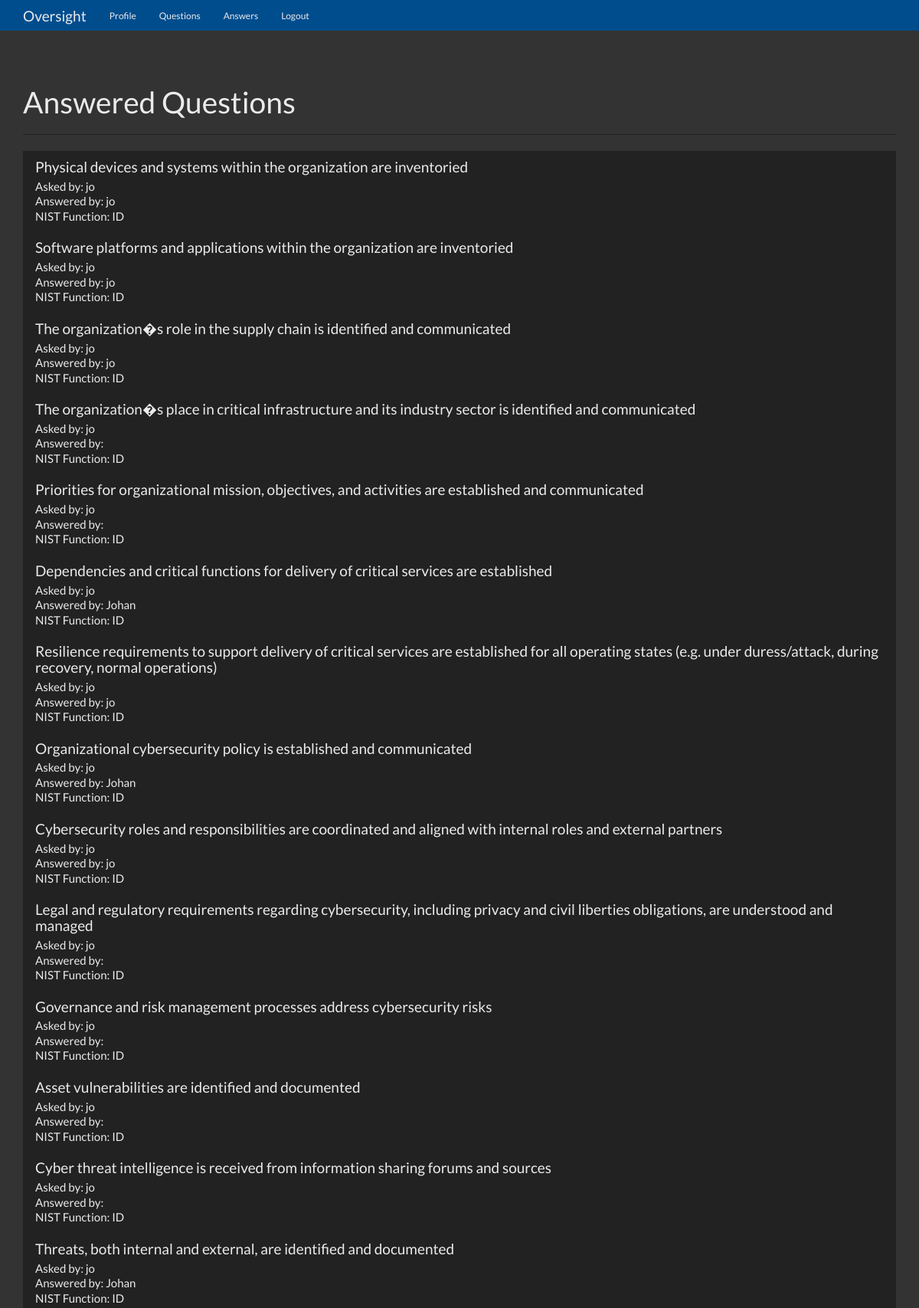
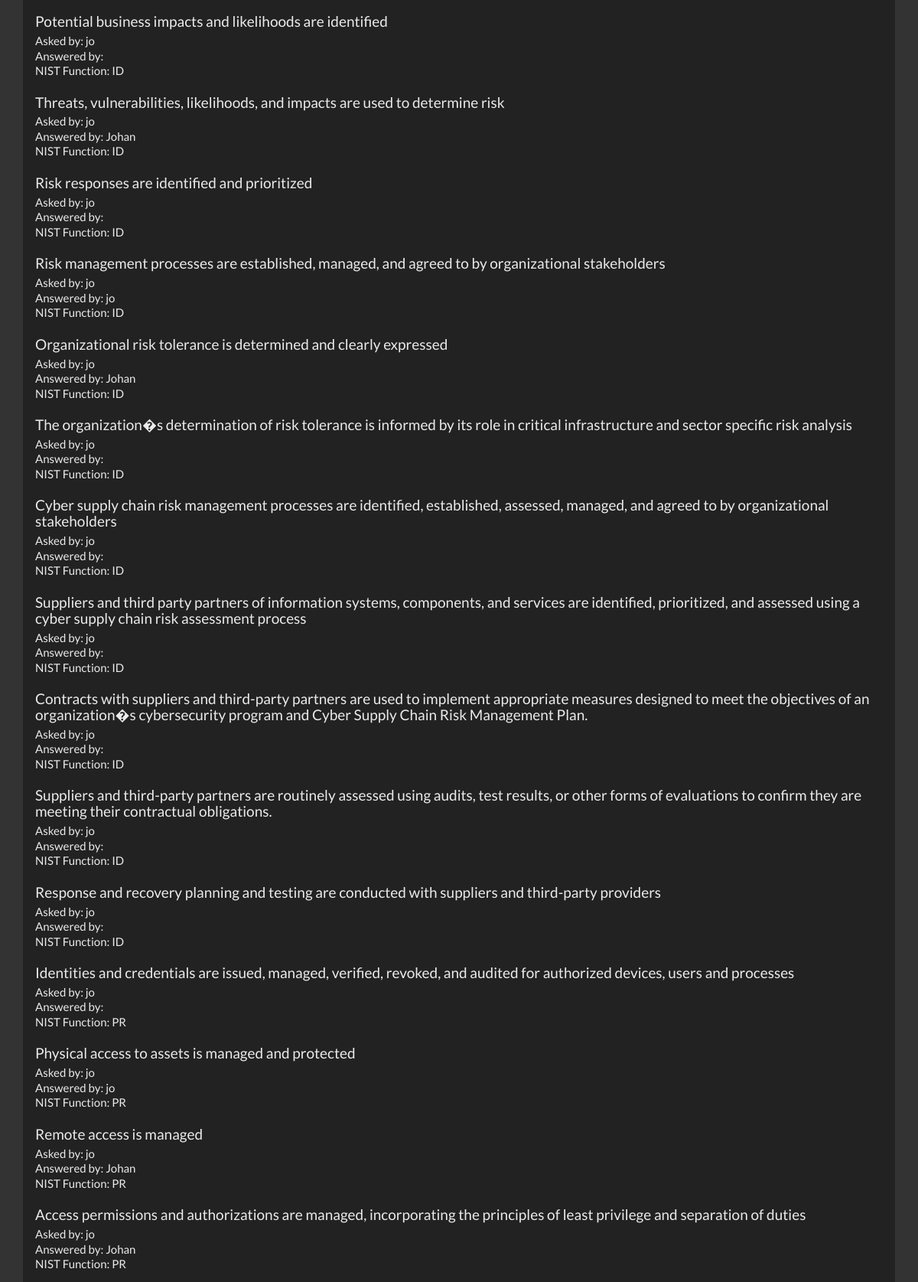
Screenshot of / (signed in, upper part) with the database file from the repository (2 pictures, top to bottom).
### flaskqa/models.py (models this page shows, shortened)
class Question(db.Model):
    id = db.Column(db.Integer, primary_key=True)
    question = db.Column(db.Integer)
    answer = db.Column(db.Integer)
    asked_by_id = db.Column(db.Integer, db.ForeignKey('user.id'))
    expert_id = db.Column(db.Integer, db.ForeignKey('user.id'))
    nist_id = db.Column(db.String)
    nist_function = db.Column(db.String)
    nist_subcategory = db.Column(db.String)
    justification = db.Column(db.Text)

class User(UserMixin, db.Model):
    id = db.Column(db.Integer, primary_key=True)
    name = db.Column(db.String(50))
    password = db.Column(db.String(100))
    expert = db.Column(db.Boolean)
    admin = db.Column(db.Boolean)
    questions_asked = db.relationship(
        'Question',
        foreign_keys='Question.asked_by_id',
        backref='asker',
        lazy=True
    )
    answers_requested = db.relationship(
        'Question',
        foreign_keys='Question.expert_id',
        backref='expert',
        lazy=True
    )
    @property
    def unhashed_password(self):
        raise AttributeError('Cannot view unhashed password!')

### flaskqa/routes/main.py (the view)
@main.route('/')
def index():
    if current_user.is_authenticated:
        questions = Question.query.filter(Question.answer != None).all()
        context = {
            'questions' : questions
        }
        return render_template('home.html', **context)
    else:
        return render_template('landing.html')

### flaskqa/__init__.py (called while the page is built)
def create_app(config_file='settings.py'):
    app = Flask(__name__)
    app.config.from_pyfile(config_file)
    db.init_app(app)
    login_manager.init_app(app)
    login_manager.login_view = 'auth.login'
    @login_manager.user_loader
    def user_loader(user_id):
        return User.query.get(user_id)
    app.register_blueprint(main)
    app.register_blueprint(auth)
    app.cli.add_command(create_tables)
    return app

### flaskqa/templates/home.html (shortened to what this page needs)
{% extends 'base.html' %}
{% block content %}
      <div class="page-header">
        <h1>Answered Questions</h1>
      </div>
      <div class="row">
        <div class="col-lg-12">
          <div class="list-group">
            {% for question in questions %}
              <a href="{{ url_for('main.question', question_id=question.id) }}" class="list-group-item">
                <h4 class="list-group-item-heading">{{ question.question }}</h4>
                <p class="list-group-item-text">Asked by: {{ question.asker.name }}</p>
                <p class="list-group-item-text">Answered by: {{ question.expert.name }}</p>
                <p class="list-group-item-text">NIST Function: {{ question.nist_function }}</p>
              </a>
            {% endfor %}
          </div>
        </div>
      </div>
{% endblock %}

### flaskqa/static/theme.css (style rules this page uses)
body { padding-top: 70px; padding-bottom: 30px; }

### rows the page displays
Question: question "Physical devices and systems within the organization are inventoried", asker.name "jo", expert.name "jo", nist_function "ID"
Question: question "Software platforms and applications within the organization are inventoried", asker.name "jo", expert.name "jo", nist_function "ID"
Question: question "The organization�s role in the supply chain is identified and communicated", asker.name "jo", expert.name "jo", nist_function "ID"
Question: question "The organization�s place in critical infrastructure and its industry sector is identified and communicated", asker.name "jo", nist_function "ID"
Question: question "Priorities for organizational mission, objectives, and activities are established and communicated", asker.name "jo", nist_function "ID"
Question: question "Dependencies and critical functions for delivery of critical services are established", asker.name "jo", expert.name "Johan", nist_function "ID"
Question: question "Resilience requirements to support delivery of critical services are established for all operating states (e.g. under duress/attack, during recovery, normal operations)", asker.name "jo", expert.name "jo", nist_function "ID"
Question: question "Organizational cybersecurity policy is established and communicated", asker.name "jo", expert.name "Johan", nist_function "ID"
Question: question "Cybersecurity roles and responsibilities are coordinated and aligned with internal roles and external partners", asker.name "jo", expert.name "jo", nist_function "ID"
Question: question "Legal and regulatory requirements regarding cybersecurity, including privacy and civil liberties obligations, are understood and managed", asker.name "jo", nist_function "ID"
Question: question "Governance and risk management processes address cybersecurity risks", asker.name "jo", nist_function "ID"
Question: question "Asset vulnerabilities are identified and documented", asker.name "jo", nist_function "ID"
Question: question "Cyber threat intelligence is received from information sharing forums and sources", asker.name "jo", nist_function "ID"
Question: question "Threats, both internal and external, are identified and documented", asker.name "jo", expert.name "Johan", nist_function "ID"
Question: question "Potential business impacts and likelihoods are identified", asker.name "jo", nist_function "ID"
Question: question "Threats, vulnerabilities, likelihoods, and impacts are used to determine risk", asker.name "jo", expert.name "Johan", nist_function "ID"
Question: question "Risk responses are identified and prioritized", asker.name "jo", nist_function "ID"
Question: question "Risk management processes are established, managed, and agreed to by organizational stakeholders", asker.name "jo", expert.name "jo", nist_function "ID"
Question: question "Organizational risk tolerance is determined and clearly expressed", asker.name "jo", expert.name "Johan", nist_function "ID"
Question: question "The organization�s determination of risk tolerance is informed by its role in critical infrastructure and sector specific risk analysis", asker.name "jo", nist_function "ID"
Question: question "Cyber supply chain risk management processes are identified, established, assessed, managed, and agreed to by organizational stakeholders", asker.name "jo", nist_function "ID"
Question: question "Suppliers and third party partners of information systems, components, and services are identified, prioritized, and assessed using a cyber supply chain risk assessment process", asker.name "jo", nist_function "ID"
Question: question "Contracts with suppliers and third-party partners are used to implement appropriate measures designed to meet the objectives of an organization�s cybersecurity program and Cyber Supply Chain Risk Management Plan.", asker.name "jo", nist_function "ID"
Question: question "Suppliers and third-party partners are routinely assessed using audits, test results, or other forms of evaluations to confirm they are meeting their contractual obligations.", asker.name "jo", nist_function "ID"
Question: question "Response and recovery planning and testing are conducted with suppliers and third-party providers", asker.name "jo", nist_function "ID"
Question: question "Identities and credentials are issued, managed, verified, revoked, and audited for authorized devices, users and processes", asker.name "jo", nist_function "PR"
Question: question "Physical access to assets is managed and protected", asker.name "jo", expert.name "jo", nist_function "PR"
Question: question "Remote access is managed", asker.name "jo", expert.name "Johan", nist_function "PR"
Question: question "Access permissions and authorizations are managed, incorporating the principles of least privilege and separation of duties", asker.name "jo", expert.name "Johan", nist_function "PR"
